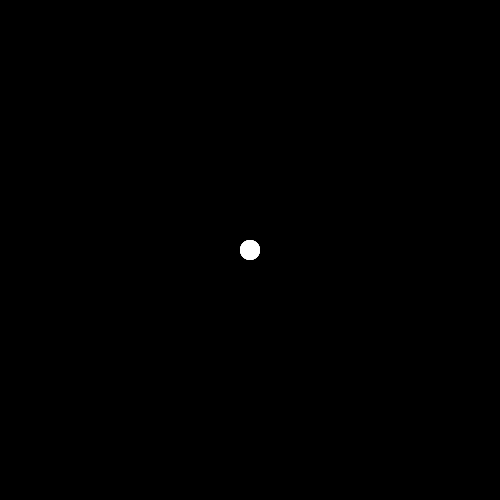
Frame 1 (no input)
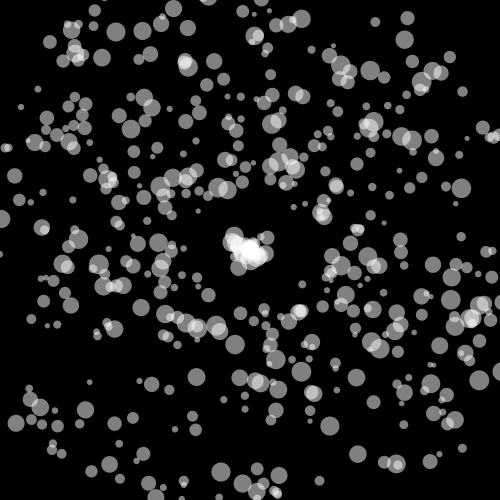
Frame 60 (the mouse pressed at the canvas centre just before this capture)
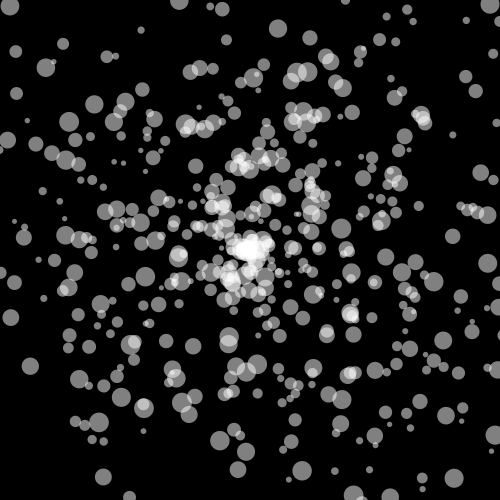
Frame 120 (the mouse held since frame 60 and released just before this capture)

The Processing sketch that drew these frames (run headless with seeded random() and noise(); from frame 60 on, the mouse is pressed at the canvas centre):

// Processing sketch: bigbang
// ── bigbang.pde
class Circle{
  float angle,distance,diameter,speed;
}

ArrayList<Circle> ens = new ArrayList<>();
void setup() {
  size(500,500);
  for (int i=0; i<500; i++) {
    Circle en = new Circle();
    en.angle = random(360);
    en.distance = 0;
    en.diameter = random(5,20);
    en.speed = random(1,5);
    ens.add(en);
  }
  noStroke();
  fill(255,128);
}

void draw() {
  background(0);
  for (Circle en : ens) {
    float x = width/2 + en.distance*cos(en.angle*PI/180);
    float y = height/2 + en.distance*sin(en.angle*PI/180);
    ellipse(x,y,en.diameter,en.diameter);
    if (x < 0 || x > width || y < 0 || y > height) {
      en.angle = random(360);
      en.distance = 0;
      en.diameter = random(5,20);
      en.speed = random(1,5);
    } else {
      en.distance += en.speed;
    }
  }
}
